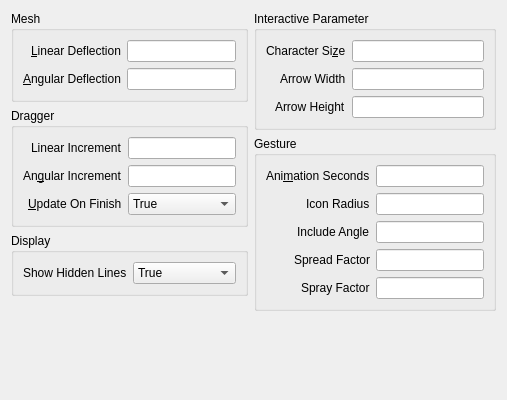
     <widget class="QWidget" name="visualTab">
      <attribute name="title">
       <string>Visual</string>
      </attribute>
      <layout class="QVBoxLayout" name="verticalLayout_4">
       <item>
        <layout class="QHBoxLayout" name="horizontalLayout_2">
         <item>
          <layout class="QVBoxLayout" name="verticalLayout_2">
           <item>
            <widget class="QGroupBox" name="meshGroupBox">
             <property name="title">
              <string>Mesh</string>
             </property>
             <layout class="QGridLayout" name="gridLayout">
              <item row="0" column="0" alignment="Qt::AlignRight">
               <widget class="QLabel" name="linearDeflectionLabel">
                <property name="whatsThis">
                 <string>&lt;html&gt;&lt;head/&gt;&lt;body&gt;&lt;p&gt;Linear deviation controlling mesh roughness.&lt;/p&gt;&lt;/body&gt;&lt;/html&gt;</string>
                </property>
                <property name="text">
                 <string>&amp;Linear Deflection</string>
                </property>
                <property name="buddy">
                 <cstring>linearDeflectionEdit</cstring>
                </property>
               </widget>
              </item>
              <item row="0" column="1">
               <widget class="QLineEdit" name="linearDeflectionEdit">
                <property name="sizePolicy">
                 <sizepolicy hsizetype="Expanding" vsizetype="Fixed">
                  <horstretch>0</horstretch>
                  <verstretch>0</verstretch>
                 </sizepolicy>
                </property>
                <property name="whatsThis">
                 <string>&lt;html&gt;&lt;head/&gt;&lt;body&gt;&lt;p&gt;Linear deviation controlling mesh roughness.&lt;/p&gt;&lt;/body&gt;&lt;/html&gt;</string>
                </property>
               </widget>
              </item>
              <item row="1" column="0" alignment="Qt::AlignRight">
               <widget class="QLabel" name="angularDeflectionLabel">
                <property name="whatsThis">
                 <string>&lt;html&gt;&lt;head/&gt;&lt;body&gt;&lt;p&gt;Angular deviation controlling mesh roughness.&lt;/p&gt;&lt;/body&gt;&lt;/html&gt;</string>
                </property>
                <property name="text">
                 <string>&amp;Angular Deflection</string>
                </property>
                <property name="buddy">
                 <cstring>angularDeflectionEdit</cstring>
                </property>
               </widget>
              </item>
              <item row="1" column="1">
               <widget class="QLineEdit" name="angularDeflectionEdit">
                <property name="whatsThis">
                 <string>&lt;html&gt;&lt;head/&gt;&lt;body&gt;&lt;p&gt;Angular deviation controlling mesh roughness.&lt;/p&gt;&lt;/body&gt;&lt;/html&gt;</string>
                </property>
               </widget>
              </item>
             </layout>
            </widget>
           </item>
           <item>
            <widget class="QGroupBox" name="draggerGroupBox">
             <property name="title">
              <string>Dragger</string>
             </property>
             <layout class="QGridLayout" name="gridLayout_2">
              <item row="0" column="0" alignment="Qt::AlignRight">
               <widget class="QLabel" name="linearIncrementLabel">
                <property name="whatsThis">
                 <string>&lt;html&gt;&lt;head/&gt;&lt;body&gt;&lt;p&gt;Increment for linear dragger snapping.&lt;/p&gt;&lt;/body&gt;&lt;/html&gt;</string>
                </property>
                <property name="text">
                 <string>Linear Increment</string>
                </property>
                <property name="buddy">
                 <cstring>linearIncrementEdit</cstring>
                </property>
               </widget>
              </item>
              <item row="0" column="1">
               <widget class="QLineEdit" name="linearIncrementEdit">
                <property name="whatsThis">
                 <string>&lt;html&gt;&lt;head/&gt;&lt;body&gt;&lt;p&gt;Increment for linear dragger snapping.&lt;/p&gt;&lt;/body&gt;&lt;/html&gt;</string>
                </property>
               </widget>
              </item>
              <item row="1" column="0" alignment="Qt::AlignRight">
               <widget class="QLabel" name="angularIncrementLabel">
                <property name="whatsThis">
                 <string>&lt;html&gt;&lt;head/&gt;&lt;body&gt;&lt;p&gt;Increment for angular dragger snapping.&lt;/p&gt;&lt;/body&gt;&lt;/html&gt;</string>
                </property>
                <property name="text">
                 <string>An&amp;gular Increment</string>
                </property>
                <property name="buddy">
                 <cstring>angularIncrementEdit</cstring>
                </property>
               </widget>
              </item>
              <item row="1" column="1">
               <widget class="QLineEdit" name="angularIncrementEdit">
                <property name="whatsThis">
                 <string>&lt;html&gt;&lt;head/&gt;&lt;body&gt;&lt;p&gt;Increment for linear dragger snapping.&lt;/p&gt;&lt;/body&gt;&lt;/html&gt;</string>
                </property>
               </widget>
              </item>
              <item row="2" column="0" alignment="Qt::AlignRight">
               <widget class="QLabel" name="updateOnFinishLabel">
                <property name="whatsThis">
                 <string>&lt;html&gt;&lt;head/&gt;&lt;body&gt;&lt;p&gt;Controls automatic updates on changes.&lt;/p&gt;&lt;/body&gt;&lt;/html&gt;</string>
                </property>
                <property name="text">
                 <string>&amp;Update On Finish</string>
                </property>
                <property name="buddy">
                 <cstring>updateOnFinishCombo</cstring>
                </property>
               </widget>
              </item>
              <item row="2" column="1">
               <widget class="QComboBox" name="updateOnFinishCombo">
                <property name="whatsThis">
                 <string>&lt;html&gt;&lt;head/&gt;&lt;body&gt;&lt;p&gt;Controls automatic updates on changes.&lt;/p&gt;&lt;/body&gt;&lt;/html&gt;</string>
                </property>
                <item>
                 <property name="text">
                  <string>True</string>
                 </property>
                </item>
                <item>
                 <property name="text">
                  <string>False</string>
                 </property>
                </item>
               </widget>
              </item>
             </layout>
             <zorder>updateOnFinishLabel</zorder>
             <zorder>linearIncrementLabel</zorder>
             <zorder>linearIncrementEdit</zorder>
             <zorder>angularIncrementLabel</zorder>
             <zorder>angularIncrementEdit</zorder>
             <zorder>updateOnFinishCombo</zorder>
            </widget>
           </item>
           <item>
            <widget class="QGroupBox" name="displayGroup">
             <property name="title">
              <string>Display</string>
             </property>
             <layout class="QHBoxLayout" name="horizontalLayout">
              <item>
               <widget class="QLabel" name="hiddenLineLabel">
                <property name="whatsThis">
                 <string>&lt;html&gt;&lt;head/&gt;&lt;body&gt;&lt;p&gt;Whether 3d View show hidden lines.&lt;/p&gt;&lt;/body&gt;&lt;/html&gt;</string>
                </property>
                <property name="text">
                 <string>Show Hidden Lines</string>
                </property>
               </widget>
              </item>
              <item>
               <widget class="QComboBox" name="hiddenLineCombo">
                <property name="whatsThis">
                 <string>&lt;html&gt;&lt;head/&gt;&lt;body&gt;&lt;p&gt;Whether 3d View show hidden lines.&lt;/p&gt;&lt;/body&gt;&lt;/html&gt;</string>
                </property>
                <item>
                 <property name="text">
                  <string>True</string>
                 </property>
                </item>
                <item>
                 <property name="text">
                  <string>False</string>
                 </property>
                </item>
               </widget>
              </item>
             </layout>
            </widget>
           </item>
           <item>
            <spacer name="verticalSpacer_2">
             <property name="orientation">
              <enum>Qt::Vertical</enum>
             </property>
             <property name="sizeHint" stdset="0">
              <size>
               <width>20</width>
               <height>40</height>
              </size>
             </property>
            </spacer>
           </item>
          </layout>
         </item>
         <item>
          <layout class="QVBoxLayout" name="verticalLayout_3">
           <item>
            <widget class="QGroupBox" name="interactiveParameterGroupBox">
             <property name="title">
              <string>Interactive Parameter</string>
             </property>
             <layout class="QGridLayout" name="gridLayout_5">
              <item row="0" column="0" alignment="Qt::AlignRight">
               <widget class="QLabel" name="characterSizeLabel">
                <property name="whatsThis">
                 <string>&lt;html&gt;&lt;head/&gt;&lt;body&gt;&lt;p&gt;Character size of dimension.&lt;/p&gt;&lt;/body&gt;&lt;/html&gt;</string>
                </property>
                <property name="text">
                 <string>Character Si&amp;ze</string>
                </property>
                <property name="buddy">
                 <cstring>characterSizeEdit</cstring>
                </property>
               </widget>
              </item>
              <item row="0" column="1">
               <widget class="QLineEdit" name="characterSizeEdit">
                <property name="whatsThis">
                 <string>&lt;html&gt;&lt;head/&gt;&lt;body&gt;&lt;p&gt;Character size of dimension.&lt;/p&gt;&lt;/body&gt;&lt;/html&gt;</string>
                </property>
               </widget>
              </item>
              <item row="1" column="0" alignment="Qt::AlignRight">
               <widget class="QLabel" name="arrowWidthLabel">
                <property name="whatsThis">
                 <string>&lt;html&gt;&lt;head/&gt;&lt;body&gt;&lt;p&gt;Width of arrow.&lt;/p&gt;&lt;/body&gt;&lt;/html&gt;</string>
                </property>
                <property name="text">
                 <string>Arrow Width</string>
                </property>
                <property name="buddy">
                 <cstring>arrowWidthEdit</cstring>
                </property>
               </widget>
              </item>
              <item row="1" column="1">
               <widget class="QLineEdit" name="arrowWidthEdit">
                <property name="whatsThis">
                 <string>&lt;html&gt;&lt;head/&gt;&lt;body&gt;&lt;p&gt;Width of arrow.&lt;/p&gt;&lt;/body&gt;&lt;/html&gt;</string>
                </property>
               </widget>
              </item>
              <item row="2" column="0" alignment="Qt::AlignRight">
               <widget class="QLabel" name="arrowHeightLabel">
                <property name="whatsThis">
                 <string>&lt;html&gt;&lt;head/&gt;&lt;body&gt;&lt;p&gt;Height of arrow.&lt;/p&gt;&lt;/body&gt;&lt;/html&gt;</string>
                </property>
                <property name="text">
                 <string>Arrow Height</string>
                </property>
                <property name="buddy">
                 <cstring>arrowHeightEdit</cstring>
                </property>
               </widget>
              </item>
              <item row="2" column="1">
               <widget class="QLineEdit" name="arrowHeightEdit">
                <property name="whatsThis">
                 <string>&lt;html&gt;&lt;head/&gt;&lt;body&gt;&lt;p&gt;Height of arrow.&lt;/p&gt;&lt;/body&gt;&lt;/html&gt;</string>
                </property>
               </widget>
              </item>
             </layout>
            </widget>
           </item>
           <item>
            <widget class="QGroupBox" name="gestureGroupBox">
             <property name="title">
              <string>Gesture</string>
             </property>
             <layout class="QGridLayout" name="gridLayout_4">
              <item row="0" column="1">
               <widget class="QLineEdit" name="gestureTimeEdit">
                <property name="whatsThis">
                 <string>&lt;html&gt;&lt;head/&gt;&lt;body&gt;&lt;p&gt;Amount of time, in seconds, to expand menu sub items.&lt;/p&gt;&lt;/body&gt;&lt;/html&gt;</string>
                </property>
               </widget>
              </item>
              <item row="0" column="0" alignment="Qt::AlignRight">
               <widget class="QLabel" name="gestureTimeLabel">
                <property name="whatsThis">
                 <string>&lt;html&gt;&lt;head/&gt;&lt;body&gt;&lt;p&gt;Amount of time, in seconds, to expand menu sub items.&lt;/p&gt;&lt;/body&gt;&lt;/html&gt;</string>
                </property>
                <property name="text">
                 <string>Ani&amp;mation Seconds</string>
                </property>
                <property name="buddy">
                 <cstring>gestureTimeEdit</cstring>
                </property>
               </widget>
              </item>
              <item row="1" column="0" alignment="Qt::AlignRight">
               <widget class="QLabel" name="gestureIconRadiusLabel">
                <property name="whatsThis">
                 <string>&lt;html&gt;&lt;head/&gt;&lt;body&gt;&lt;p&gt;Icon radius in pixels.&lt;/p&gt;&lt;/body&gt;&lt;/html&gt;</string>
                </property>
                <property name="text">
                 <string>Icon Radius</string>
                </property>
                <property name="buddy">
                 <cstring>gestureIconRadiusEdit</cstring>
                </property>
               </widget>
              </item>
              <item row="2" column="0" alignment="Qt::AlignRight">
               <widget class="QLabel" name="gestureIncludeAngleLabel">
                <property name="whatsThis">
                 <string>&lt;html&gt;&lt;head/&gt;&lt;body&gt;&lt;p&gt;Maximum included angle of sub-items.&lt;/p&gt;&lt;/body&gt;&lt;/html&gt;</string>
                </property>
                <property name="text">
                 <string>Include Angle</string>
                </property>
                <property name="buddy">
                 <cstring>gestureIncludeAngleEdit</cstring>
                </property>
               </widget>
              </item>
              <item row="3" column="1">
               <widget class="QLineEdit" name="gestureSpreadFactorEdit">
                <property name="whatsThis">
                 <string>&lt;html&gt;&lt;head/&gt;&lt;body&gt;&lt;p&gt;Factor of icon radius describing distance between sub items.&lt;/p&gt;&lt;/body&gt;&lt;/html&gt;</string>
                </property>
               </widget>
              </item>
              <item row="3" column="0" alignment="Qt::AlignRight">
               <widget class="QLabel" name="gestureSpreadFactorLabel">
                <property name="whatsThis">
                 <string>&lt;html&gt;&lt;head/&gt;&lt;body&gt;&lt;p&gt;Factor of icon radius describing distance between sub items.&lt;/p&gt;&lt;/body&gt;&lt;/html&gt;</string>
                </property>
                <property name="text">
                 <string>Spread Factor</string>
                </property>
                <property name="buddy">
                 <cstring>gestureSpreadFactorEdit</cstring>
                </property>
               </widget>
              </item>
              <item row="1" column="1">
               <widget class="QLineEdit" name="gestureIconRadiusEdit">
                <property name="whatsThis">
                 <string>&lt;html&gt;&lt;head/&gt;&lt;body&gt;&lt;p&gt;Icon radius in pixels.&lt;/p&gt;&lt;/body&gt;&lt;/html&gt;</string>
                </property>
               </widget>
              </item>
              <item row="2" column="1">
               <widget class="QLineEdit" name="gestureIncludeAngleEdit">
                <property name="whatsThis">
                 <string>&lt;html&gt;&lt;head/&gt;&lt;body&gt;&lt;p&gt;Maximum included angle of sub-items.&lt;/p&gt;&lt;/body&gt;&lt;/html&gt;</string>
                </property>
               </widget>
              </item>
              <item row="4" column="0" alignment="Qt::AlignRight">
               <widget class="QLabel" name="gestureSprayFactorLabel">
                <property name="whatsThis">
                 <string>&lt;html&gt;&lt;head/&gt;&lt;body&gt;&lt;p&gt;Factor of icon radius describing minimum distance between menu and sub items.&lt;/p&gt;&lt;/body&gt;&lt;/html&gt;</string>
                </property>
                <property name="text">
                 <string>Spray Factor</string>
                </property>
                <property name="buddy">
                 <cstring>gestureSprayFactorEdit</cstring>
                </property>
               </widget>
              </item>
              <item row="4" column="1">
               <widget class="QLineEdit" name="gestureSprayFactorEdit">
                <property name="whatsThis">
                 <string>&lt;html&gt;&lt;head/&gt;&lt;body&gt;&lt;p&gt;Factor of icon radius describing minimum distance between menu and sub items.&lt;/p&gt;&lt;/body&gt;&lt;/html&gt;</string>
                </property>
               </widget>
              </item>
             </layout>
            </widget>
           </item>
           <item>
            <spacer name="verticalSpacer_3">
             <property name="orientation">
              <enum>Qt::Vertical</enum>
             </property>
             <property name="sizeHint" stdset="0">
              <size>
               <width>20</width>
               <height>40</height>
              </size>
             </property>
            </spacer>
           </item>
          </layout>
         </item>
        </layout>
       </item>
       <item>
        <spacer name="verticalSpacer">
         <property name="orientation">
          <enum>Qt::Vertical</enum>
         </property>
         <property name="sizeHint" stdset="0">
          <size>
           <width>20</width>
           <height>38</height>
          </size>
         </property>
        </spacer>
       </item>
      </layout>
     </widget>
